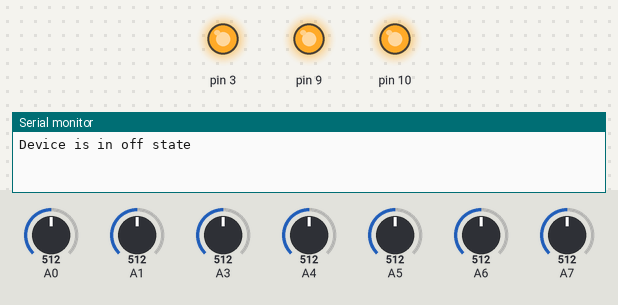
This sketch was run on a simulated Arduino Nano, built with avr-gcc and run on an emulated ATmega328P. On the bench: output pins drawn as LEDs (lit = HIGH), the last lines printed to the serial monitor. The test bench sets the inputs (shaded band); at power-on: A0 = 512, A1 = 512, A3 = 512, A4 = 512, A5 = 512, A6 = 512, A7 = 512.

Above: at 0.1 s.
At 10.1 s:
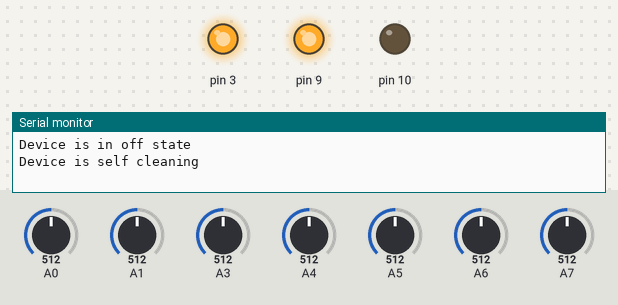
At 40.1 s:
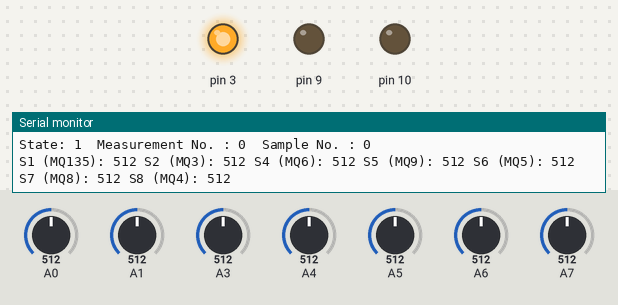
Timing chart, 0 to 41.6 s (numbered marks = the images above):
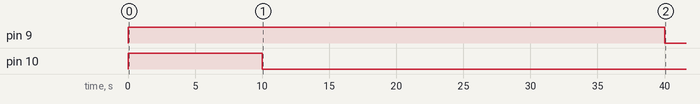

Measured:
- by itself, pin 9: HIGH → LOW at 40.0 s

The sketch:

Enose_Arduino_Response.ino
```cpp
int measurementnum = 0; // number of cycles
int quicksamplenum = 0; // step inside measurement cycle
const int oneWirePin = 2;

float vref = 5;               // Reference voltage Vref
int resolution = 1023;      // Voltage resolution

void ReadVals(int duration, boolean state) {
  quicksamplenum = 0;
  float starttime = millis();
  float endtime = starttime;

  // When entering a state: write to the serial port that
  while ((endtime - starttime)/1000 <=(duration))
  {
    int sensorValue = analogRead(A0);   // MQ135
    int sensorValue1 = analogRead(A1);  // MQ3
    int sensorValue3 = analogRead(A3);  // MQ6
    int sensorValue4 = analogRead(A4);  // MQ9
    int sensorValue5 = analogRead(A5);  // MQ5
    int sensorValue6 = analogRead(A6);  // MQ8
    int sensorValue7 = analogRead(A7);  // MQ4

    String stateInfo = "State: " + String(state) + "  Measurement No. : " + String(measurementnum) + "  Sample No. : " + String(quicksamplenum);
    String sensorResults = "S1 (MQ135): " +   String(sensorValue) + " S2 (MQ3): " + String(sensorValue1) + " S4 (MQ6): " +  String(sensorValue3) + " S5 (MQ9): " +  String(sensorValue4) + " S6 (MQ5): " +  String(sensorValue5) + " S7 (MQ8): " +  String(sensorValue6) + " S8 (MQ4): " +  String(sensorValue7);
    String data = "<WRITE>" + String(sensorValue) + "," + String(sensorValue1) + "," + String(sensorValue3) + "," + String(sensorValue4) + "," + String(sensorValue5) + "," + String(sensorValue6) + "," + String(sensorValue7) + "</WRITE>";

    Serial.println(stateInfo);
    Serial.println(sensorResults);

    // Send data as CSV with newline
    Serial.write(data.c_str());

    delay(300);        // delay in between reads for stability

    endtime = millis();
    quicksamplenum++;
  }


}

//NOTE: Relay is an active-low (Inverted logics)
void CleanSetup() {
  //set blow pin
  digitalWrite(10, LOW); //pump on
  //set valve pin
  digitalWrite(9, HIGH); //valve clean
}

void DirtySetup() {

  //set blow pin
  digitalWrite(10, LOW); //pump on
  //set valve pin
  digitalWrite(9, LOW); //valve clean

}

void OffSetup() {
  //set blow pin
  digitalWrite(10, HIGH); //pump off
  //set valve pin
  digitalWrite(9, HIGH); //valve off
}


// the setup routine runs once when you press reset:
void setup() {
  // initialize serial communication at 9600 bits per second:
  Serial.begin(9600);
  // sensor.begin();
  pinMode(10, OUTPUT);
  pinMode(9, OUTPUT);
  pinMode(3, OUTPUT);
  digitalWrite(3, HIGH); //PWM PIN STUFF

  OffSetup();
  Serial.println("Device is in off state");
  delay(10000);

  CleanSetup();
  Serial.println("Device is self cleaning");

  delay(30000);

}

// the loop routine runs over and over again forever:
void loop() {

  DirtySetup();
  Serial.println("Initialise Dirty Read");

  ReadVals(200, 1);

  CleanSetup();
  Serial.println("Initialise Clean Read");
  Serial.println("Complete");

  delay(30000);
  ReadVals(200, 0);

  measurementnum++;
}
```
